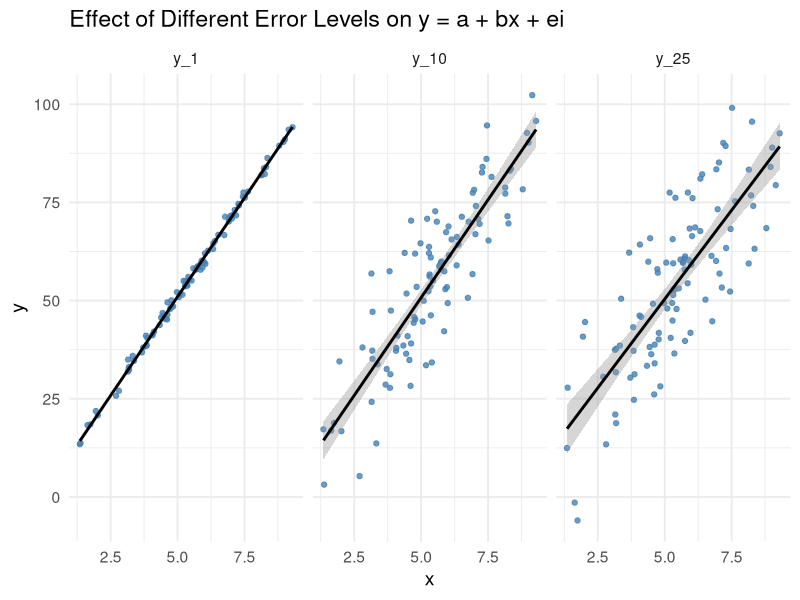
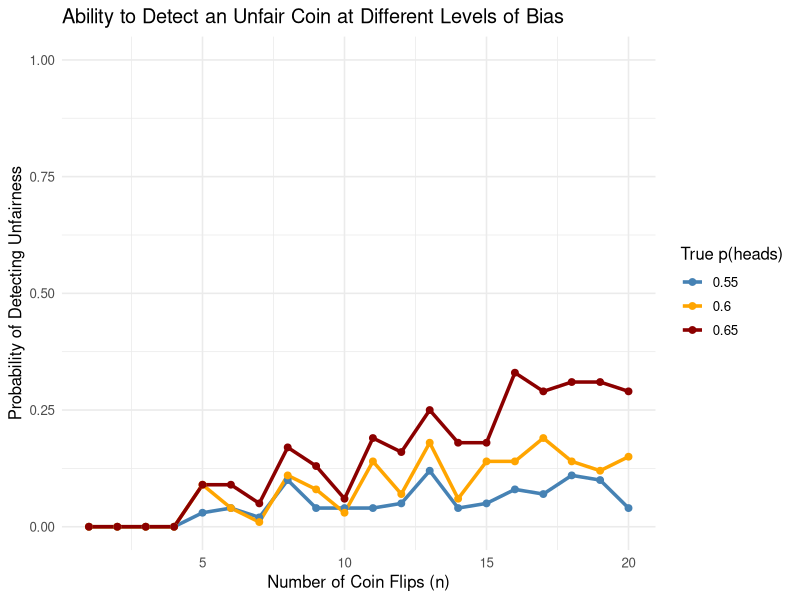

Reproduce these figures in R, in order.
# Load packages
library(truncnorm)
library(tidyverse)

#####################
### Objective 1 #####
#####################

##----------------------- part a ------------------------------####
#assigning values for a and b
a<- 1
b<- 10

# Generate 100 observations from N(mean=5.5, sd=2) truncated between 1 and 10
set.seed(100)
xi <- rtruncnorm(100, a = 1, b = 10, mean = 5.5, sd = 2)

# View the first few observations
#generate 100 random values for e from normal dist for sd of 1
set.seed(100)
ei_1 <- rtruncnorm(100, a= -25, b= 25, mean= 0, sd= 1)


#re-do this for sd of 10
set.seed(100)
ei_10 <- rtruncnorm(100, a= -25, b= 25, mean= 0, sd= 10)


#re-do again for sd of 25
set.seed(100)
ei_25 <- rtruncnorm(100, a= -25, b= 25, mean= 0, sd= 25)

y_1<- as.matrix(a + (b*xi) + ei_1)
y_10<- as.matrix(a + (b*xi) + ei_10)
y_25<-  as.matrix(a + (b*xi) + ei_25)

##------------ part b --------------------------------------------####
#. Using facet wrapping in ggplot, create a multipanel figure comparing plots of y vs. x in one row for
#three different values of σ: 1, 10, and 25.

#first create dataframe with x and y
xy_df <- cbind.data.frame(y_1, y_10, y_25, xi)

# Reshape to long format
xy_df_long <- xy_df %>%
  pivot_longer(
    cols = starts_with("y_"),
    names_to = "error_level",
    values_to = "y"
  )

# Clean up error level labels
xy_df_long$error_level <- recode(xy_df_long$error_level,
                              y_low = "SD = 1",
                              y_med = "SD = 10",
                              y_high = "SD = 25")

# Plot with ggplot
ggplot(xy_df_long, aes(x = xi, y = y)) +
  geom_point(color = "steelblue", alpha= 0.8) +
  geom_smooth(method = "lm", se = TRUE, color = "black")+
  facet_wrap(~ error_level, ncol = 3) +
  theme_minimal(base_size = 14) +
  labs(
    title = "Effect of Different Error Levels on y = a + bx + ei",
    x = "x",
    y = "y"
  )

# definitely gets more difficult to see the relationship btwn x and y as error increases

######################
## Objective 2 #######
######################

##--------- parts a and b-----------------------####
# first use p= 0.55
#need to first randomly flip the coin 20 times? generate values of 0 or 1
coin_heads <-rbinom(n = 20, size= 20, p= 0.55)
coin_heads_list <- as.list(coin_heads) #putting results into a list for iterating later
#alpha= success + 1
#beta= 1 = alpha - successes
alpha_list <- list() #initializing an empty list
beta_list <- list() #initializing an empty list

for (i in coin_heads_list) {
  alpha <- i + 1
  alpha_list <- append(alpha_list, alpha)}

#beta= 1
q_list <- list() #initialize empty list to store values in loop

for (i in alpha_list) {
  q_val <- qbeta(0.55, i, 1)   #compute quantile for given alpha
  q_list <- append(q_list, q_val)  #append to list
}

#using dbinom
set.seed(100)
coin_heads <- rbinom(n = 20, size = 20, p = 0.55) #first prob of 0.55

#compute the probability of each observed value
probs <- dbinom(coin_heads, size = 20, prob = 0.55)

#view df
data.frame(successes = coin_heads, probability = probs)

#example data with pbinom
set.seed(100)
coin_heads_p <- rbinom(n = 20, size = 20, p = 0.55)

#compute the probability of each observed value
probs_p <- pbinom(coin_heads_p, size = 20, prob = 0.55)

#view df
data.frame(successes = coin_heads_p, probability = probs_p)

#define variables
set.seed(100)
n_flips <- 1:20 #list of 1 through 20, inclusive
n_sim <- 100 #100 simulations
alpha <- 0.05 #value for significance 
p_values <- c(0.55, 0.6, 0.65)  #other prob values

#Initialize a results data frame
results <- data.frame()

#Loop over each given probability
#I had to google this nested for loop part
for (p_true in p_values) {
  
  power_results <- numeric(length(n_flips))
  
  for (n in n_flips) {
    rejections <- 0
    
    for (sim in 1:n_sim) {
      # Simulate n flips
      flips <- rbinom(1, size = n, prob = p_true)
      
      # One-sided binomial test: H0: p = 0.5 vs Ha: p > 0.5
      test <- binom.test(flips, n, p = 0.5, alternative = "greater")
      
      # Check if result is significant
      if (test$p.value < alpha) {
        rejections <- rejections + 1
      }
    }
    
    # Store power (proportion of rejections)
    power_results[n] <- rejections / n_sim
  }
  
  #Add to results dataframe
  results <- rbind(
    results,
    data.frame(
      flips = n_flips,
      power = power_results,
      p_true = as.factor(p_true)
    )
  )
}

#plot results on one graph
ggplot(results, aes(x = flips, y = power, color = p_true)) +
  geom_line(size = 1.2) +
  geom_point(size = 2) +
  scale_color_manual(values = c("steelblue", "orange", "darkred")) +
  theme_minimal(base_size = 12) +
  labs(
    title = "Ability to Detect an Unfair Coin at Different Levels of Bias",
    x = "Number of Coin Flips (n)",
    y = "Probability of Detecting Unfairness",
    color = "True p(heads)"
  ) +
  ylim(0, 1) #manually setting axis limits up to 1.00 or 100% probability
